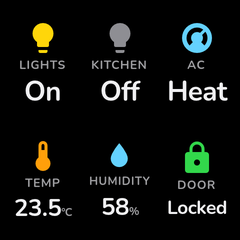
#> input picture samples/02_smart_home.png, 240 x 240 px, given in place of samples, which was not available
$ python contact_sheet.py out.png ../../../samples
#> lines starting #> are read from the running program, lines starting #| are printed output that depends on the picture; pictures that were not available may be replaced by others from this repository, and a replacement may not be noted
# /// script
# requires-python = ">=3.11"
# dependencies = ["pillow"]
# ///
"""Build a labeled contact sheet from sample PNGs for LLM visual review.

Tiles the given images onto one canvas with their filename above each tile,
so a single Read covers many 240x240 device renders without losing
per-file traceability.

Usage:
    uv run .claude/skills/sample-review/contact_sheet.py OUT.png \
        --cols 3 --scale 1.5 samples/0*.png
"""

from __future__ import annotations

import argparse
from pathlib import Path

from PIL import Image, ImageDraw, ImageFont

LABEL_H = 22
PAD = 4


def build_sheet(files: list[Path], out: Path, cols: int, scale: float) -> None:
#> called with cols = 3, scale = 1.5
    imgs = [Image.open(f).convert("RGB") for f in files]
#> imgs = 1 item
    tile_w = int(max(i.width for i in imgs) * scale)
#> tile_w = 360
    tile_h = int(max(i.height for i in imgs) * scale)
#> tile_h = 360
    rows = (len(imgs) + cols - 1) // cols
#> rows = 1
    canvas = Image.new(
        "RGB",
        (cols * (tile_w + PAD) + PAD, rows * (tile_h + LABEL_H + PAD) + PAD),
        (40, 40, 40),
    )
#> canvas: PIL image 1096x390 RGB; every value is 40
    draw = ImageDraw.Draw(canvas)
    try:
        font = ImageFont.truetype("/System/Library/Fonts/Helvetica.ttc", 13)
    except OSError:
        font = ImageFont.load_default()
    for idx, (f, src) in enumerate(zip(files, imgs, strict=True)):
        im = src.resize((int(src.width * scale), int(src.height * scale)), Image.Resampling.NEAREST)
        row, col = divmod(idx, cols)
        x = PAD + col * (tile_w + PAD)
        y = PAD + row * (tile_h + LABEL_H + PAD)
        draw.text((x, y + 3), f.stem, fill=(220, 220, 220), font=font)
        canvas.paste(im, (x, y + LABEL_H))
        draw.rectangle(
            [x - 1, y + LABEL_H - 1, x + tile_w, y + LABEL_H + tile_h],
            outline=(90, 90, 90),
        )
#> this loop made 1 pass
#> (row, col, x, y) on pass 1: (0, 0, 4, 4)
#> pass 1, in build_sheet, `im = src.resize((int(src.width * scale), int(src.height * scale)), Ima..`:
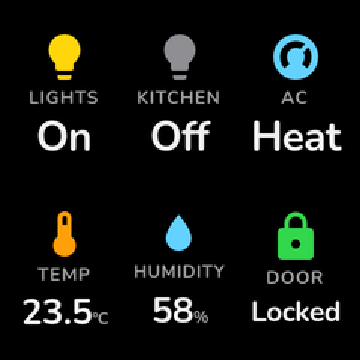
#> im: PIL image 360x360 RGB; mean R, G, B 16.9, 19.3, 16.4
#> after the loop:
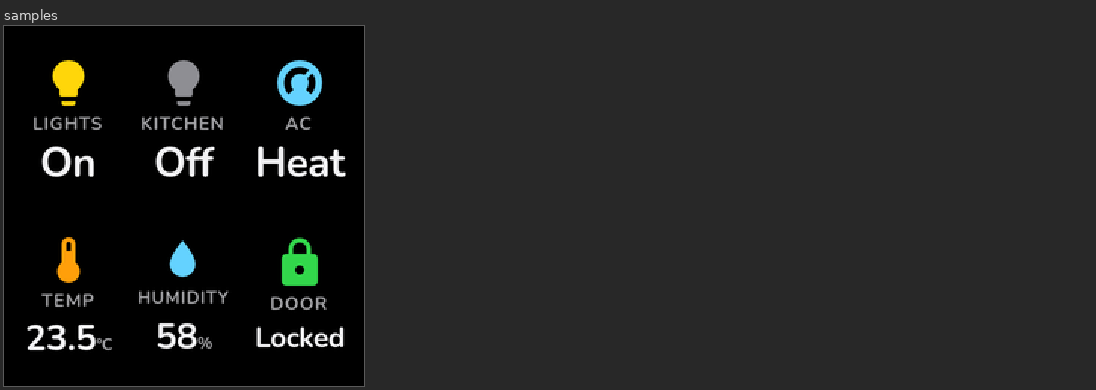
#> canvas: PIL image 1096x390 RGB; mean R, G, B 33.2, 34, 33.1
    canvas.save(out)
    print(f"{out} {canvas.size[0]}x{canvas.size[1]} ({len(files)} tiles)")
#| out.png 1096x390 (1 tiles)


def main() -> None:
    parser = argparse.ArgumentParser(description=__doc__)
    parser.add_argument("out", type=Path, help="Output sheet PNG")
    parser.add_argument("images", nargs="+", type=Path, help="Input PNGs, in tile order")
    parser.add_argument("--cols", type=int, default=3)
    parser.add_argument("--scale", type=float, default=1.5)
    args = parser.parse_args()
    build_sheet(args.images, args.out, args.cols, args.scale)


if __name__ == "__main__":
    main()

$ run again, on samples/03_weather.png
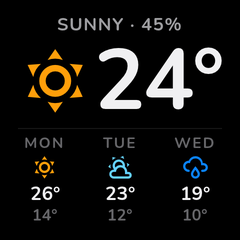
#> input picture samples/03_weather.png, 240 x 240 px, given in place of samples, which was not available
#> imgs = 1 item
#> tile_w = 360
#> rows = 1
#> the loop in build_sheet, `for idx, (f, src) in enumerate(zip(files, imgs, strict=True)):` made 1 pass
#> (row, col, x, y) on pass 1: (0, 0, 4, 4)
#> pass 1, in build_sheet, `im = src.resize((int(src.width * scale), int(src.height * scale)), Ima..`:
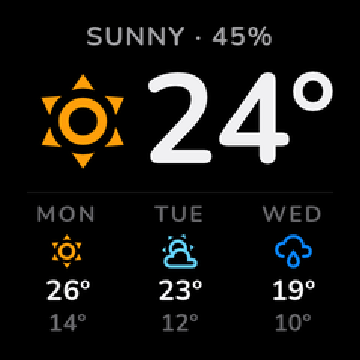
#> im: PIL image 360x360 RGB; mean R, G, B 21.4, 20.4, 18.2
#> after the loop in build_sheet, `for idx, (f, src) in enumerate(zip(files, imgs, strict=True)):`:
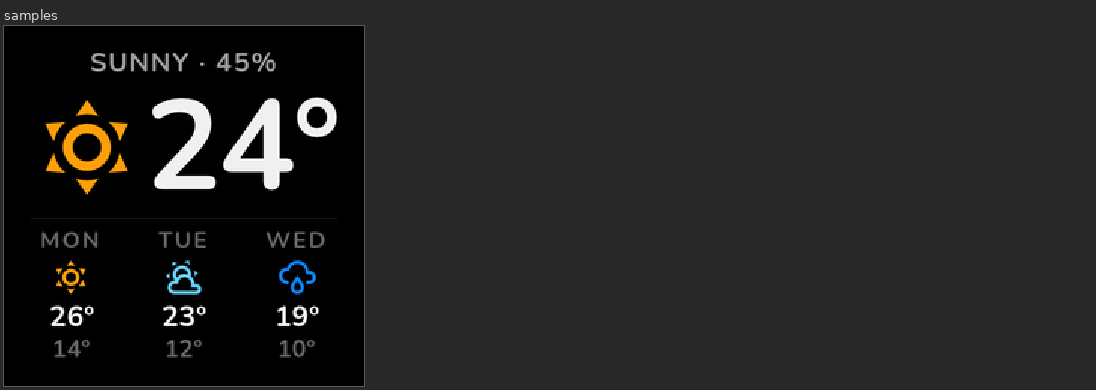
#> canvas: PIL image 1096x390 RGB; mean R, G, B 34.6, 34.3, 33.6
#| out.png 1096x390 (1 tiles)

$ run again, on samples/04_server_stats.png
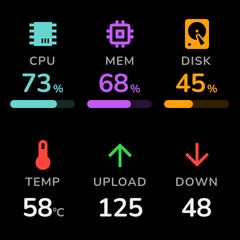
#> input picture samples/04_server_stats.png, 240 x 240 px, given in place of samples, which was not available
#> imgs = 1 item
#> tile_w = 360
#> rows = 1
#> the loop in build_sheet, `for idx, (f, src) in enumerate(zip(files, imgs, strict=True)):` made 1 pass
#> (row, col, x, y) on pass 1: (0, 0, 4, 4)
#> pass 1, in build_sheet, `im = src.resize((int(src.width * scale), int(src.height * scale)), Ima..`:
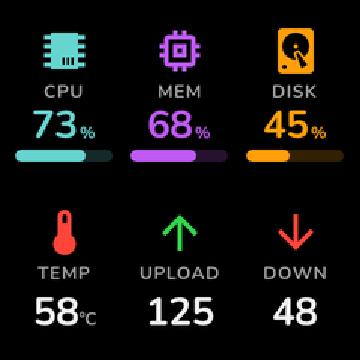
#> im: PIL image 360x360 RGB; mean R, G, B 18.1, 15.8, 15.4
#> after the loop in build_sheet, `for idx, (f, src) in enumerate(zip(files, imgs, strict=True)):`:
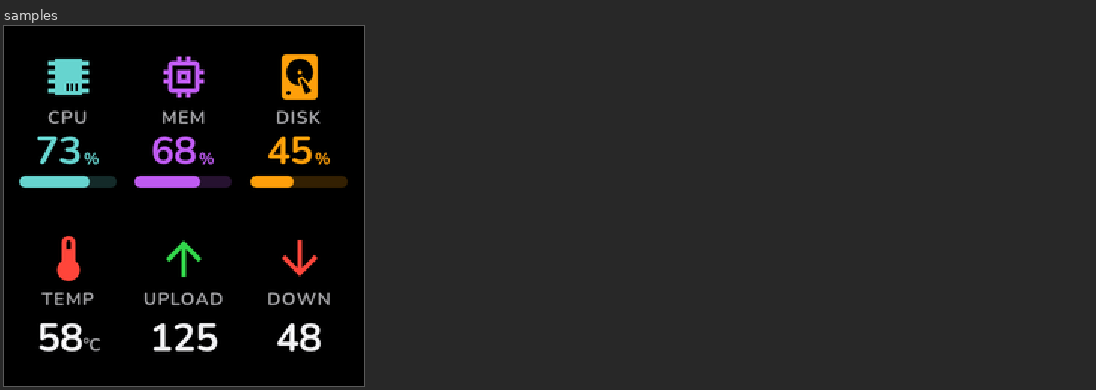
#> canvas: PIL image 1096x390 RGB; mean R, G, B 33.6, 32.9, 32.8
#| out.png 1096x390 (1 tiles)
